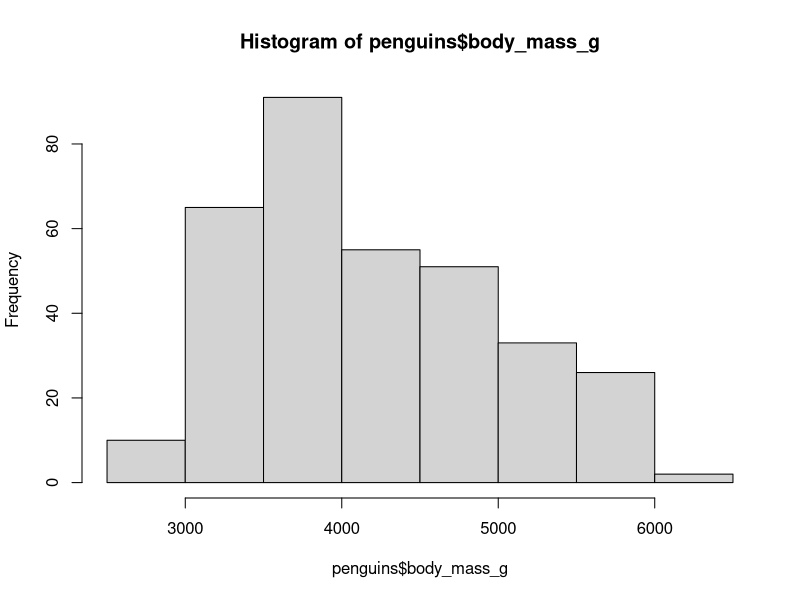
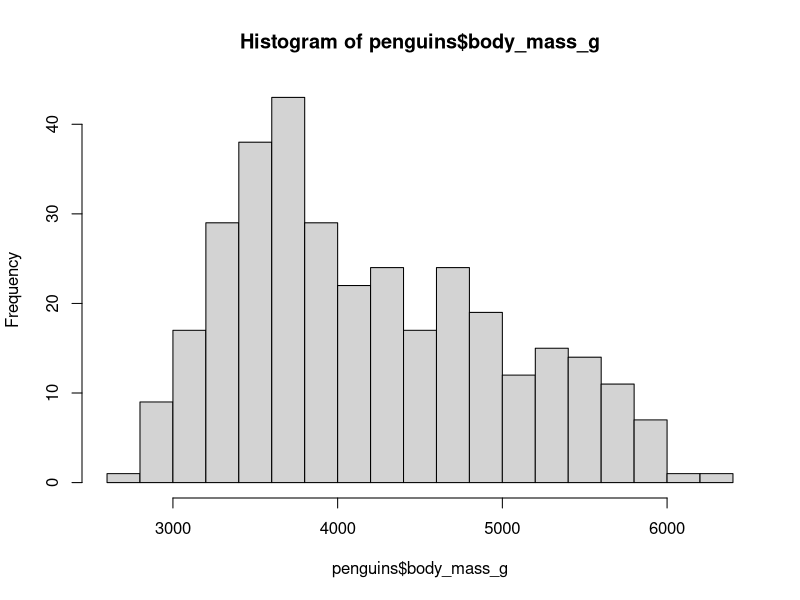
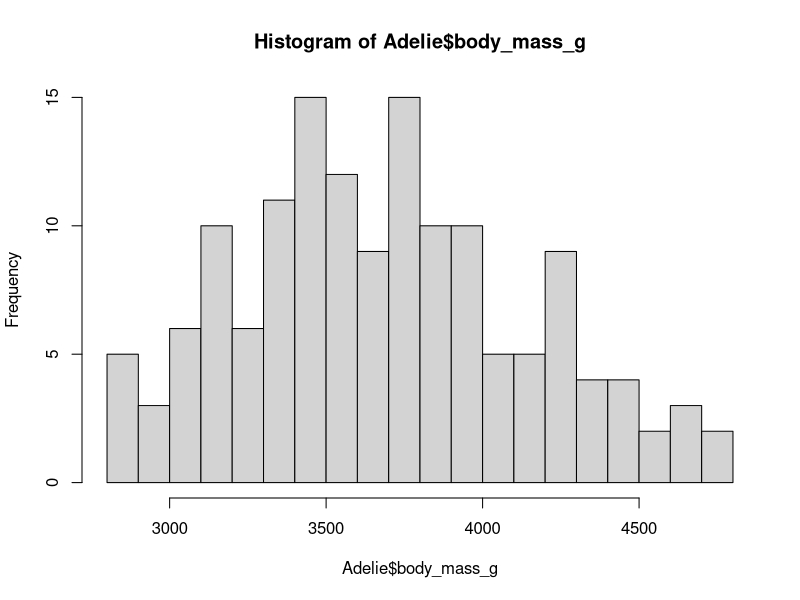
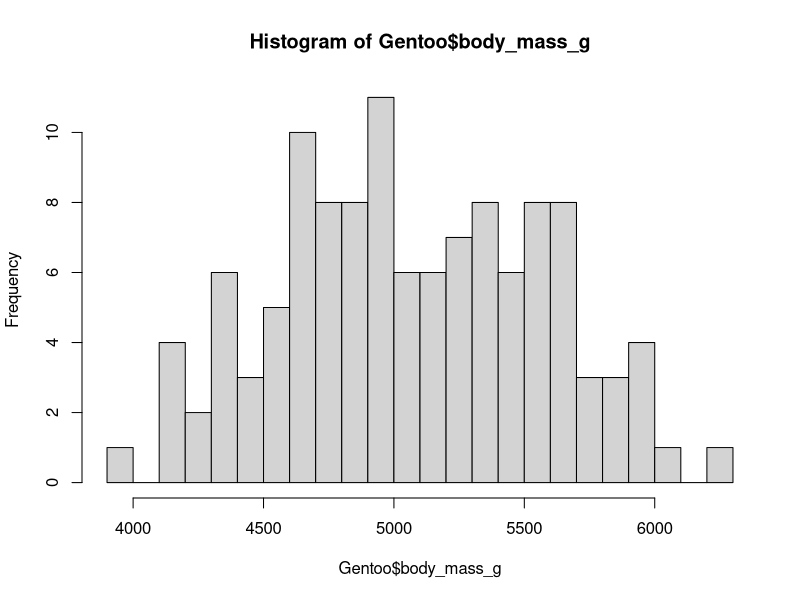
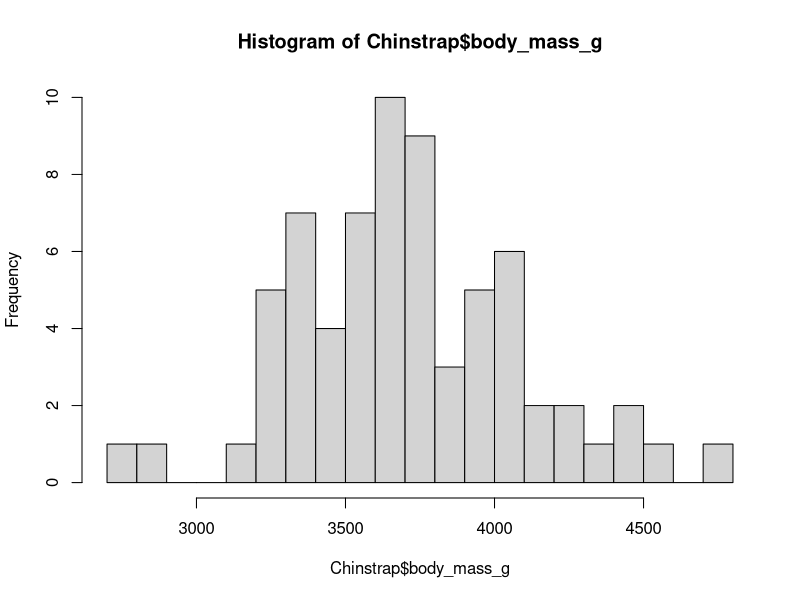
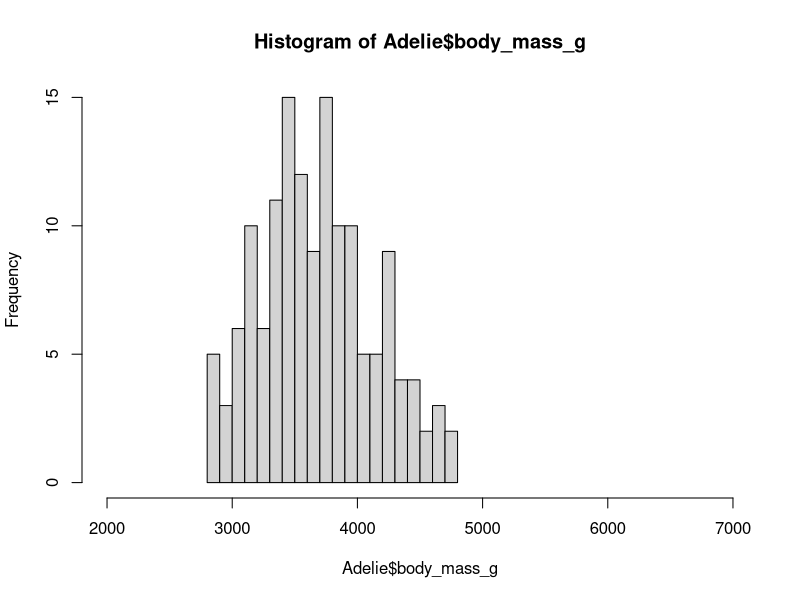
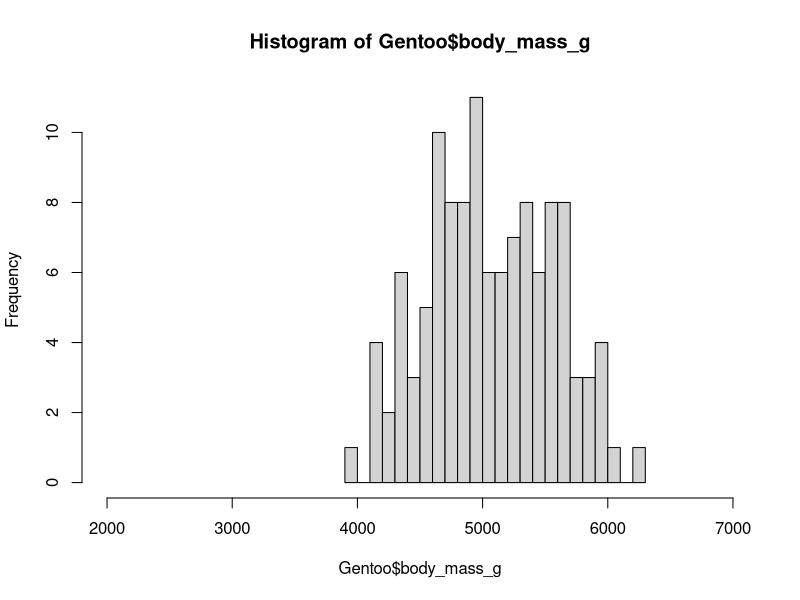
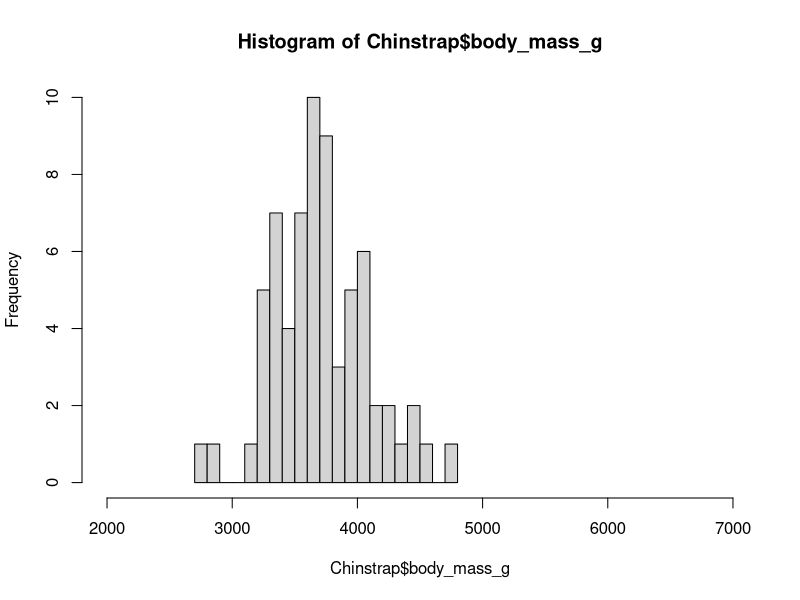

These figures' R source, in order:
## ---- chunk 1
knitr::opts_chunk$set(echo = TRUE) # uncomment if producing answer sheet
#knitr::opts_chunk$set(echo = TRUE, results = "hide", fig.show="hide") # uncomment if producing workshop sheet
answer_sheet <- TRUE # Put this to TRUE to generate the workshop sheet with answers, FALSE to generate the workshop sheet without answers
## ---- chunk 2
getwd() #to check which directory RStudio is using
## ---- chunk 3
penguins<-read.table("penguins.txt",header=TRUE) 
## ---- chunk 4
hist(penguins$body_mass_g) #be sure that you include the file name and variable name spelled correctly 
## ---- chunk 5
hist(penguins$body_mass_g, breaks = 24)
## ---- chunk 6
Adelie <- subset(penguins, species == "Adelie") #be sure to use two equal signs; to check that the file has been subset, you can see the number of observations in upper right panel
Gentoo<- subset(penguins, species =="Gentoo")
Chinstrap <- subset(penguins, species =="Chinstrap")

hist(Adelie$body_mass_g, breaks=24)
hist(Gentoo$body_mass_g, breaks=24)
hist(Chinstrap$body_mass_g, breaks=24)
## ---- chunk 7
hist(Adelie$body_mass_g,xlim=c(2000,7000), breaks=24)
hist(Gentoo$body_mass_g,xlim=c(2000,7000), breaks=24)
hist(Chinstrap$body_mass_g,xlim=c(2000,7000), breaks=24)
## ---- chunk 8
# The distribution is not symmetrical, the central tendency is towards the left, and the distribution has a tail to the right (skewed).  
## ---- chunk 9
# The distributions of the three species separately are more similar to normal distributions;  the Adelie and Chinstrap penguins appear to have smaller body mass than the Gentoo but it also looks like sample size is smaller (which it is, Adelie n=146; Chinstrap n = 68; Gentoo n=119).
## ---- chunk 10
summary(Adelie$body_mass_g) #generates min, Q1, median, Q3, maximum
mean(Adelie$body_mass_g) #returns mean value of the variable
sd(Adelie$body_mass_g) #returns the standard deviation of the variable
## ---- chunk 11
quantile(Adelie$body_mass_g, 0.5) # returns the 50% quantile, equivalent to the median.
## ---- chunk 12
quantile(Adelie$body_mass_g, probs = c( 0.025, 0.05, 0.25, 0.5, 0.75, 0.95, 0.975))
## ---- chunk 13
# The 50% quantile is the same as the median, the value that falls in the middle of the sample data.  The median is 3700 for both Adelie and Chinstrap and is 5050 for Gentoo.  
## ---- chunk 14
# The 50% data range limits are defined by the 25th and 75th quantiles (50% of the data fall between those two values).  Therefore, for Adelie, they are 3362.5 and 4000 and for Gentoo they are 4700 and 5500; no, the 50% data range limits overlap.  That means that the central 50% of the data for the two species do not overlap/  The 95% data range limits are defined by the 2.5% and 97.5% quantiles.  Therefore, for Adelie, the values are 2900 and 4695.4; for Gentoo, the values are 4200 and 6000.  These data range limits also overlap.  If you found a penguin with a body mass of 4250g, it would be difficult to determine which species based on the information we have; it could easily be either of the two species.
## ---- chunk 15
# The 68% data range limits are defined by 16% and 84% quantiles (to determine these you take the difference between 100-68=32 and divide it by 2).  The code for this calculation is below and the answers are 3386 and 4100.
quantile(Chinstrap$body_mass_g, probs = c(0.16, 0.84))
## ---- chunk 16
summary(penguins$body_mass_g)
## ---- chunk 17
mean(Adelie$body_mass_g)
sd(Adelie$body_mass_g)
pnorm(2700, 3706.2, 458.6)
## ---- chunk 18
pnorm(2700, mean(Adelie$body_mass_g), sd(Adelie$body_mass_g))
pnorm(2700, mean(Gentoo$body_mass_g), sd(Gentoo$body_mass_g))
## ---- chunk 19
#The question requires that you subset the Adelie dataframe so that only the female birds are included; then you need to determine the minimum size of the female Adelie penguins.  The probability of drawing an Adelie penguin with a body mass of 2850 grams or smaller is 0.031.  The probability of drawing a Gentoo penguin that small or smaller is 0.00000388 (3.88e-06).  Based on these probabilities, it is more likely that a penguin this small would be an Adelie penguin.
Female_Adelie<-subset(Adelie, sex=="female")
min(Female_Adelie$body_mass_g)
pnorm(min(Female_Adelie$body_mass_g), mean(Adelie$body_mass_g), sd(Adelie$body_mass_g))
pnorm(min(Female_Adelie$body_mass_g), mean(Gentoo$body_mass_g), sd(Gentoo$body_mass_g))
## ---- chunk 20
#To get the answer you multiply the probability times the population size, 0.0000009x100,000=0.09 penguins (therefore less than one).
## ---- chunk 21
max(Gentoo$body_mass_g)
1-pnorm(max(Gentoo$body_mass_g), mean(Gentoo$body_mass_g), sd(Gentoo$body_mass_g))
#The largest penguin is 6300 g and the probability of sampling a penguin that large or larger is 0.008.
## ---- chunk 22
hist(Adelie$body_mass_g)
qqnorm(Adelie$body_mass_g, plot.it=TRUE)#produces a normal QQ plot of sample values
qqline(Adelie$body_mass_g, distribution=qnorm,probs=c(0.25,0.75))#adds a line to the theoretical quantiles, passing throught the first and third quartiles
## ---- chunk 23
se_Adelie<-sd(Adelie$body_mass_g) / sqrt(length(Adelie$body_mass_g)) #returns the standard error of the variable and stores it as an object called se_Adelie
## ---- chunk 24
#Confidence Interval = (point estimate)+/-(critical value)*(standard error)
mean<-mean(Adelie$body_mass_g)
t<-qt(0.975,length(Adelie$body_mass_g))
se<-sd(Adelie$body_mass_g)/sqrt(length(Adelie$body_mass_g))
upr95Adelie<-mean+t*se
lwr95Adelie<-mean-t*se
## ---- chunk 25
qqnorm(Adelie$body_mass_g, plot.it=TRUE)#produces a normal QQ plot of sample values
qqline(Adelie$body_mass_g, distribution=qnorm,probs=c(0.25,0.75))#adds a line to the theoretical quantiles, passing throught the first and third quartiles
#The majority of the sample points in the central part of the distribution fall on or near the line that represents the normal distribution.  Towards the two tails the sample points fall slightly away from expectation.  
#If you do the optional plot later in the workshop, you can see the way that the histogram differs from the normal overlay.

#to add a normal curve to the histogram, define the x and y values to use
hist(Adelie$body_mass_g,xlim=c(2000,7000),breaks=24)#this code creates a histogram
hist_data<-hist(Adelie$body_mass_g,xlim=c(2000,7000),breaks=24)#this line stores the histogram data into a variable called "hist.data"
x_values<-seq(min(Adelie$body_mass_g),max(Adelie$body_mass_g),length=100)#this line generates 100 equally spaced x-values ranging from the minimum to the maximum of the body mass values in the Adelie dataframe
y_values<-dnorm(x_values,mean=mean(Adelie$body_mass_g),sd=sd(Adelie$body_mass_g))#this code calculates the probability density values (y_values) for a normal distribution with a mean and sd from the Adelie body mass data
y_values<-y_values*diff(hist_data$mids[1:2])*length(Adelie$body_mass_g)#this code scales the probability density values so that they match the histogram; it multiplies the y-values by the difference between the midpoints of the first two bins of the histogram (i.e., scaling it to fit the histogram) and then scales it by the total number of data points; you don't need to commit this code to memory, the explanation is just in case you are interested, the explanation of the code was generated by ChatGPT not Michelle
lines(x_values,y_values,lwd=2)#overlay normal curve on histogram
## ---- chunk 26
#The standard error for the Adelie body mass is 37.96g.
sd(Adelie$body_mass_g) / sqrt(length(Adelie$body_mass_g))
## ---- chunk 27
# The SE is smaller than the SD (37.96 compared to 458.62).  It depends on the purpose.  The standard deviation is useful for describing the variation in the data whereas the standard error expresses the precision of your estimate of the mean so it is useful if you are comparing groups.
## ---- chunk 28
# The standard error of the mean quantifies how precisely you know the population mean. The SE does not directly quantify variability among values in a population.
## ---- chunk 29
#Confidence Interval = (point estimate)+/-(critical value)*(standard error)
mean<-mean(Adelie$body_mass_g)
df<-length(Adelie$body_mass_g)
t<-qt(0.975,length(Adelie$body_mass_g))#the t value will be the same for the upper and lower limits, it will just be positive for the upper and negative for the lower.  Refer back to the lecture slides if you are uncertain.
se<-sd(Adelie$body_mass_g)/sqrt(length(Adelie$body_mass_g))
upr95Adelie<-mean+t*se
lwr95Adelie<-mean-t*se

# The answer should be [3631,3781].  This means that if you were to repeatedly sample the Adelie penguin population on these islands, the mean body mass would fall between 3631 and 3781 g in 95% of the samples.
## ---- chunk 30
#to add a normal curve to the histogram, define the x and y values to use
hist(penguins$body_mass_g,xlim=c(2000,7000),breaks=24)
hist_data<-hist(penguins$body_mass_g,xlim=c(2000,7000),breaks=24)
x_values<-seq(min(penguins$body_mass_g),max(penguins$body_mass_g),length=100)
y_values<-dnorm(x_values,mean=mean(penguins$body_mass_g),sd=sd(penguins$body_mass_g))
y_values<-y_values*diff(hist_data$mids[1:2])*length(penguins$body_mass_g)
#overlay normal curve on histogram
lines(x_values,y_values,lwd=2)
## ---- chunk 31
hist(Chinstrap$body_mass_g,xlim=c(2000,7000),breaks=24)
abline(v=mean(Chinstrap$body_mass_g),col="blue",lwd=2) #this adds a reference line for the mean value onto the frequency distribution for the Chinstrap body mass; lwd refers to the width of the line
abline(v=median(Chinstrap$body_mass_g),col="red",lwd=2)
abline(v=quantile(Chinstrap$body_mass_g,0.05),col="black",lwd=2)
abline(v=quantile(Chinstrap$body_mass_g,0.95),col="black",lwd=2)
## ---- chunk 32
hist(Adelie$body_mass_g,freq=FALSE) #freq=FALSE changes the plot from a frequency histogram to a density histogram
lines(density(Adelie$body_mass_g)) #this adds the empirical density curve

hist(penguins$body_mass_g,freq=FALSE)
lines(density(penguins$body_mass_g))

